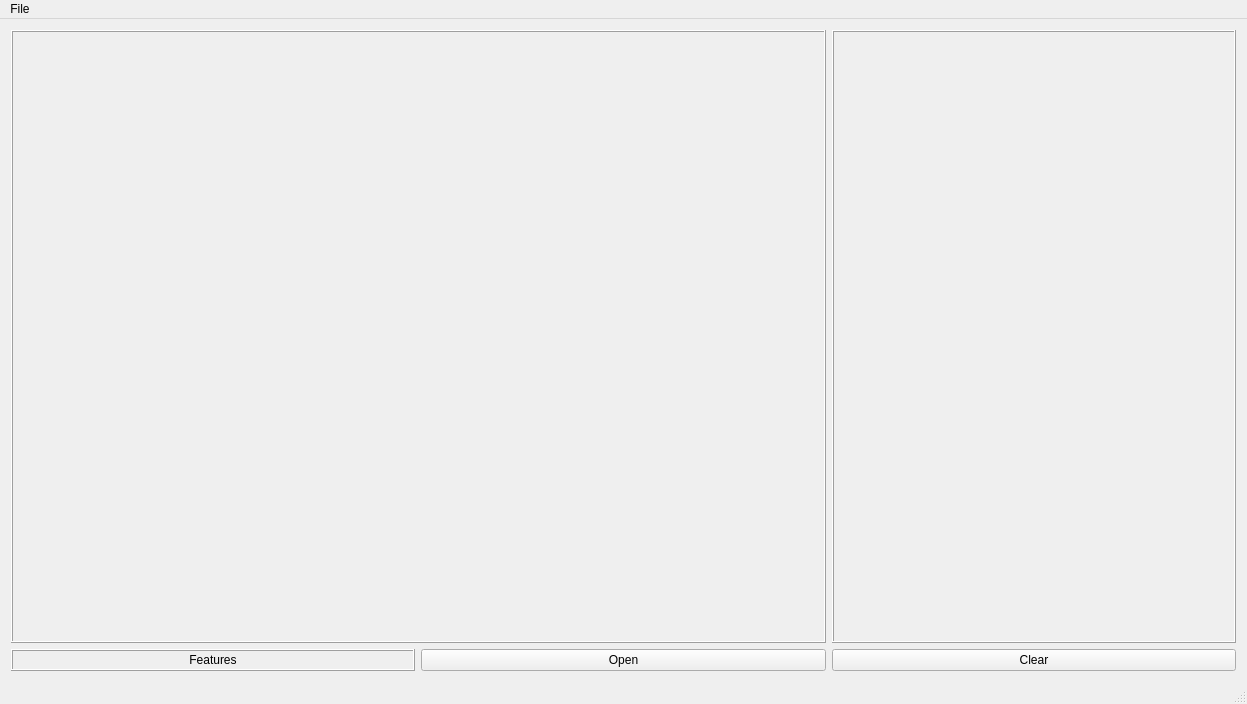
<?xml version="1.0" encoding="UTF-8"?>
<ui version="4.0">
 <class>MainWindow</class>
 <widget class="QMainWindow" name="MainWindow">
  <property name="geometry">
   <rect>
    <x>0</x>
    <y>0</y>
    <width>1247</width>
    <height>704</height>
   </rect>
  </property>
  <property name="windowTitle">
   <string>xyCapture by omega</string>
  </property>
  <property name="dockOptions">
   <set>QMainWindow::AllowTabbedDocks|QMainWindow::AnimatedDocks</set>
  </property>
  <widget class="QWidget" name="centralWidget">
   <layout class="QGridLayout" name="gridLayout_3">
    <item row="0" column="0">
     <layout class="QGridLayout" name="gridLayout_2">
      <item row="2" column="0">
       <widget class="QLabel" name="Features">
        <property name="frameShape">
         <enum>QFrame::Box</enum>
        </property>
        <property name="frameShadow">
         <enum>QFrame::Raised</enum>
        </property>
        <property name="text">
         <string>Features</string>
        </property>
        <property name="alignment">
         <set>Qt::AlignCenter</set>
        </property>
        <property name="textInteractionFlags">
         <set>Qt::TextSelectableByMouse</set>
        </property>
       </widget>
      </item>
      <item row="0" column="2">
       <widget class="QLabel" name="TextXY">
        <property name="frameShape">
         <enum>QFrame::Box</enum>
        </property>
        <property name="frameShadow">
         <enum>QFrame::Raised</enum>
        </property>
        <property name="text">
         <string/>
        </property>
        <property name="alignment">
         <set>Qt::AlignLeading|Qt::AlignLeft|Qt::AlignTop</set>
        </property>
        <property name="wordWrap">
         <bool>false</bool>
        </property>
        <property name="textInteractionFlags">
         <set>Qt::TextSelectableByMouse</set>
        </property>
       </widget>
      </item>
      <item row="2" column="1">
       <widget class="QPushButton" name="ButtonOpen">
        <property name="text">
         <string>Open</string>
        </property>
       </widget>
      </item>
      <item row="2" column="2">
       <widget class="QPushButton" name="pushButton">
        <property name="text">
         <string>Clear</string>
        </property>
       </widget>
      </item>
      <item row="0" column="0" colspan="2">
       <widget class="QLabel" name="Picture">
        <property name="cursor">
         <cursorShape>CrossCursor</cursorShape>
        </property>
        <property name="frameShape">
         <enum>QFrame::Box</enum>
        </property>
        <property name="frameShadow">
         <enum>QFrame::Raised</enum>
        </property>
        <property name="text">
         <string/>
        </property>
       </widget>
      </item>
     </layout>
    </item>
   </layout>
  </widget>
  <widget class="QMenuBar" name="menuBar">
   <property name="geometry">
    <rect>
     <x>0</x>
     <y>0</y>
     <width>1247</width>
     <height>22</height>
    </rect>
   </property>
   <widget class="QMenu" name="menuFile">
    <property name="title">
     <string>File</string>
    </property>
    <addaction name="actionOpen"/>
    <addaction name="separator"/>
    <addaction name="actionExit"/>
   </widget>
   <addaction name="menuFile"/>
  </widget>
  <widget class="QStatusBar" name="statusBar"/>
  <action name="actionExit">
   <property name="icon">
    <iconset resource="resources.qrc">
     <normaloff>:/gui/icone/gui/icone/Button-Delete.png</normaloff>:/gui/icone/gui/icone/Button-Delete.png</iconset>
   </property>
   <property name="text">
    <string>Exit</string>
   </property>
   <property name="toolTip">
    <string>&lt;html&gt;&lt;head/&gt;&lt;body&gt;&lt;p&gt;&lt;span style=&quot; font-weight:600;&quot;&gt;Exit&lt;/span&gt;&lt;/p&gt;&lt;/body&gt;&lt;/html&gt;</string>
   </property>
   <property name="shortcut">
    <string>Esc</string>
   </property>
  </action>
  <action name="actionOpen">
   <property name="icon">
    <iconset resource="resources.qrc">
     <normaloff>:/gui/icone/gui/icone/Index.png</normaloff>:/gui/icone/gui/icone/Index.png</iconset>
   </property>
   <property name="text">
    <string>Open</string>
   </property>
  </action>
 </widget>
 <layoutdefault spacing="6" margin="11"/>
 <resources>
  <include location="resources.qrc"/>
 </resources>
 <connections/>
</ui>
